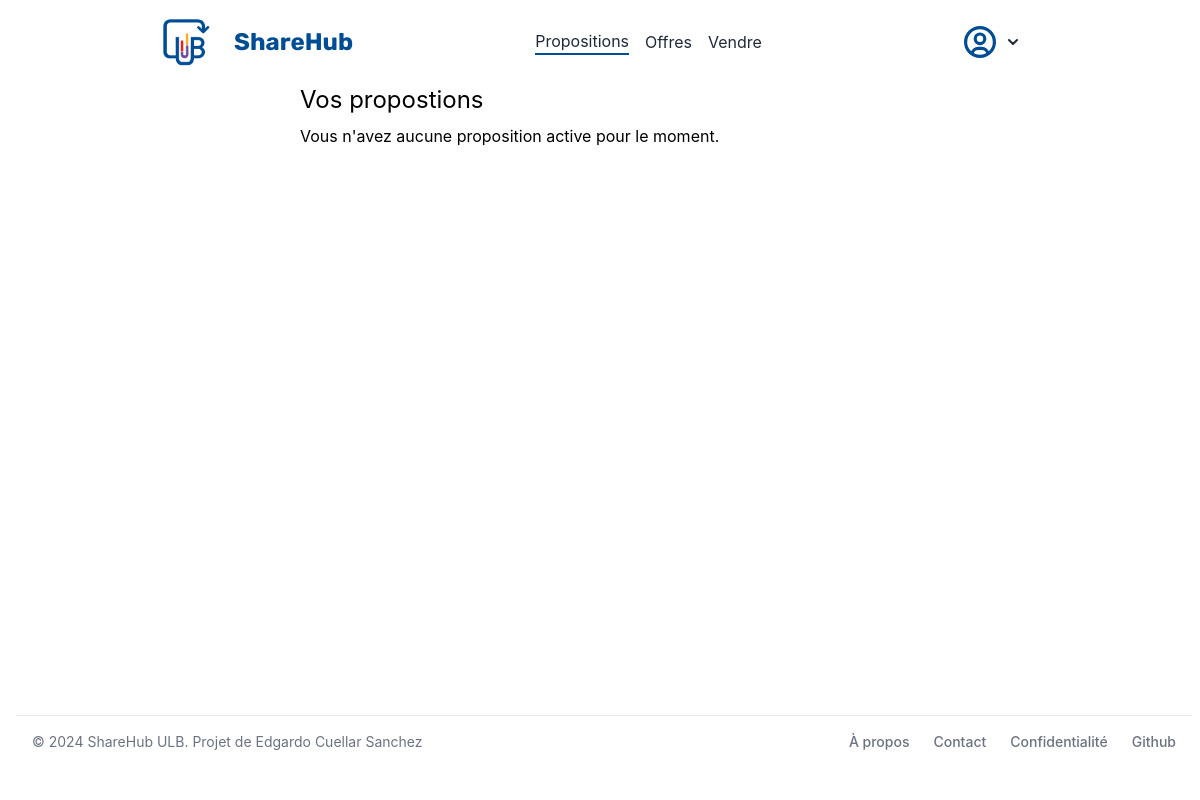
Page /proposition (signed in) on the earlier database version.
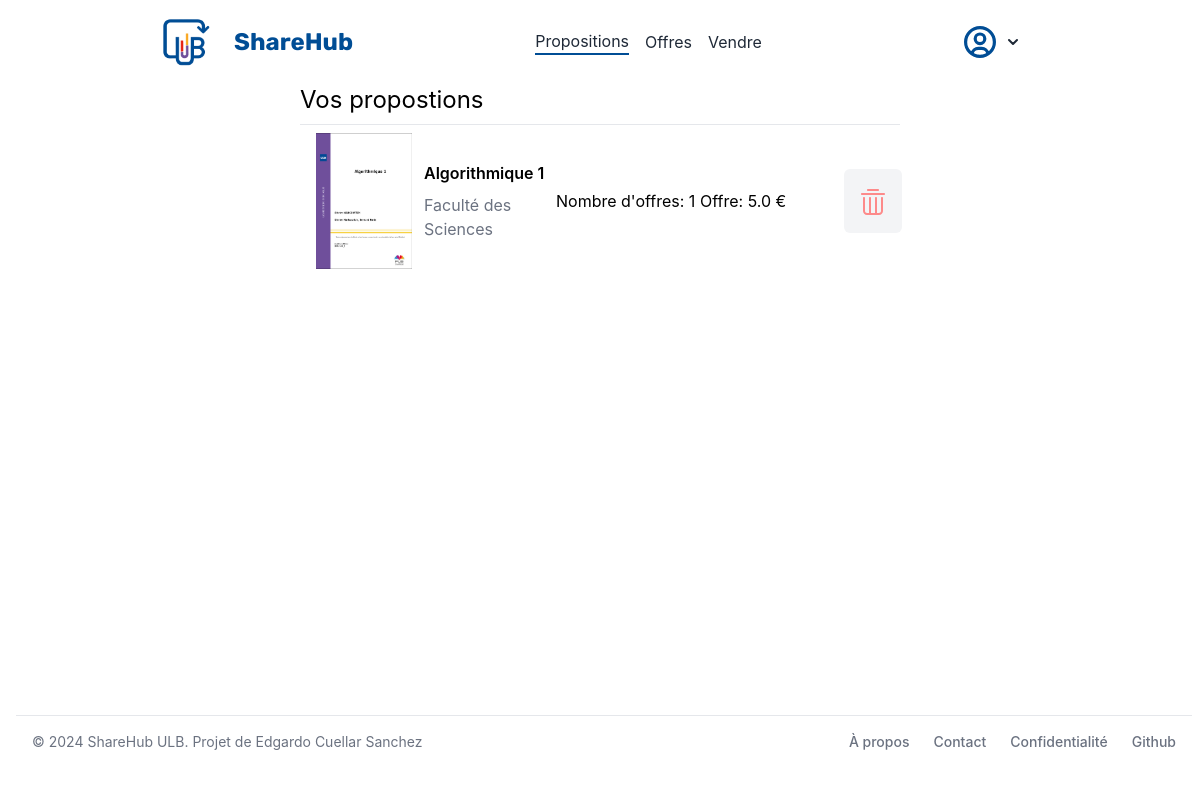
Same page on the later database version.
### store/models/prices.py (models this page shows, shortened)
class Prices(models.Model):
    product = models.ForeignKey(Products, on_delete=models.CASCADE, related_name='product')
    seller = models.ForeignKey(Customer, on_delete=models.CASCADE, related_name='seller')
    buyer = models.ForeignKey(Customer, on_delete=models.CASCADE, related_name='buyer')
    price = models.IntegerField(default=0)
    status = models.IntegerField(default=0)
    date_offer = models.DateField(default=None, null=True, blank=True)
    date_status = models.DateField(default=None, null=True, blank=True)
    @staticmethod
    def get_prices_by_product_id(product_id):
        return Prices.objects.filter(product=product_id).filter(status=0)
    @staticmethod
    def get_prices_by_buyer_id(buyer_id):
        return Prices.objects.filter(buyer=buyer_id).filter(status=0)

### store/models/product.py (models this page shows, shortened)
class Products(models.Model):
    customer = models.ForeignKey(Customer, on_delete=models.CASCADE, default=None)
    name = models.CharField(max_length=60, default='')
    price= models.IntegerField(default=0)
    category= models.ForeignKey(Category,on_delete=models.CASCADE,default=1 )
    condition= models.ForeignKey(Condition,on_delete=models.CASCADE,default=1 )
    place= models.ForeignKey(Place,on_delete=models.CASCADE,default=1 )
    description= models.CharField(max_length=250, default='', blank=True, null= True)
    date = models.IntegerField(default=2000)
    sold = models.BooleanField(default=False)

### store/models/product_img.py (models this page shows, shortened)
class ProductImage(models.Model):
    product = models.ForeignKey(Products, on_delete=models.CASCADE)
    image = models.ImageField(upload_to='products/')
    @staticmethod
    def get_images_by_product_id(product_id):
        return ProductImage.objects.filter(product_id=product_id)

### store/models/category.py (models this page shows, shortened)
class Category(models.Model):
    name= models.CharField(max_length=50, default="")
    def __str__(self):
        return self.name

### store/middlewares/auth.py (the view)
    def middleware(request):
        print(request.session.get('customer'))
        returnUrl = request.META['PATH_INFO']
        print(request.META['PATH_INFO'])
        if not request.session.get('customer'):
           return redirect(f'login?return_url={returnUrl}')
        response = get_response(request)
        return response

### store/templatetags/custom_filter.py (called while the page is built)
@register.filter(name='currency')
def currency(number):
    price = number / 100
    return str(price) + " €"

@register.filter(name='get_first_image_product')
def get_first_image_product(product_id):
    return ProductImage.get_images_by_product_id(product_id)[0].image.url

@register.filter(name='get_nb_offers')
def get_nb_offers(product_id):
    return len(Prices.get_prices_by_product_id(product_id))

### store/views/proposition.py (called while the page is built)
    @method_decorator(user_login_required)
    def dispatch(self, request, *args, **kwargs):
        return super().dispatch(request, *args, **kwargs)

    def get(self , request):
        offers = Prices.get_prices_by_buyer_id(request.session.get('customer'))
        return render(request , self.html_template , {'offers' : offers} )

### store/templates/proposition.html (shortened to what this page needs)
{% extends 'base.html' %}
{% block content %}
{% load cart %}
{% load custom_filter %}
<div class="w-full flex flex-col justify-center items-center">
<div class="sm:w-full mx-4 md:w-6/12">
  <div class="flex justify-center">
      <div class="w-full">
        <h2 class="text-2xl mb-2">Vos propostions</h2>
        {% if offers|length == 0 %}
          <div class="alert alert-info" role="alert">
            Vous n'avez aucune proposition active pour le moment.
          </div>
        {% else %}
          {% for offer in offers %}
          <div class="card rounded-3 mb-2" style="height: 25vh;">
            <hr>
            <div class="card-body p-2">
              <div class="flex justify-between items-center" style="height: 100%; padding-left: 0.5rem;">
                <div class="flex-none w-1/6">
                  <img src="{{ offer.product.id|get_first_image_product }}" alt="{{ offer.product.name }}" class="h-23vh w-auto">
                </div>
                <div class="ml-3 flex-grow md:w-1/2 lg:w-3/5">
                  <p class="font-semibold mb-2"><a href="/product/{{ offer.product.id }}">{{ offer.product.name }}</a></p>
                  <p><span class="text-gray-500"><a href="/product/{{ offer.product.id }}">{{ offer.product.category }}</a></p>
                </div>
                <div class="flex-none w-1/4">
                  <h5 class="mb-0">Nombre d'offres: {{ offer.product.id|get_nb_offers }}</h5>
                </div>
                <div title="Votre offre actuelle" class="flex-none w-1/4">
                  <h5 class="mb-0">Offre: {{ offer.price|currency }}</h5>
                </div>
                <form action="/cart" method="POST" class="flex-none w-1/12">
                  <button title="Annuler votre proposition" type="submit" style="height: 64px;" class="flex items-center px-3 py-2 border border-transparent text-base font-medium rounded-md text-white bg-gray-100 hover:bg-gray-300">
                  </button>
                </form>
              </div>
            </div>
          </div>
          {% endfor %}
        {% endif %}
    </div>
  </div>
</div>
</div>
{% endblock %}

Differences in the rows shown:
added Prices: product.id|get_first_image_product (picture), product.name "Algorithmique 1", product.category "Faculté des Sciences", product.id|get_nb_offers "1", price "5.0 €"
Other differences:
text no longer shown: "Vous n'avez aucune proposition active pour le moment."
